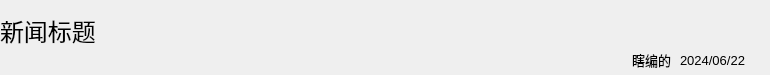
<?xml version="1.0" encoding="UTF-8"?>
<ui version="4.0">
 <class>NewsItemWidgetClass</class>
 <widget class="QWidget" name="NewsItemWidgetClass">
  <property name="geometry">
   <rect>
    <x>0</x>
    <y>0</y>
    <width>770</width>
    <height>75</height>
   </rect>
  </property>
  <property name="font">
   <font>
    <pointsize>18</pointsize>
   </font>
  </property>
  <property name="windowTitle">
   <string>NewsItemWidget</string>
  </property>
  <widget class="QLabel" name="lbl_title">
   <property name="geometry">
    <rect>
     <x>0</x>
     <y>10</y>
     <width>741</width>
     <height>41</height>
    </rect>
   </property>
   <property name="text">
    <string>新闻标题</string>
   </property>
  </widget>
  <widget class="QLabel" name="lbl_date">
   <property name="geometry">
    <rect>
     <x>680</x>
     <y>50</y>
     <width>81</width>
     <height>20</height>
    </rect>
   </property>
   <property name="font">
    <font>
     <pointsize>10</pointsize>
    </font>
   </property>
   <property name="text">
    <string>2024/06/22</string>
   </property>
  </widget>
  <widget class="QLabel" name="lbl_author">
   <property name="geometry">
    <rect>
     <x>530</x>
     <y>50</y>
     <width>141</width>
     <height>20</height>
    </rect>
   </property>
   <property name="font">
    <font>
     <pointsize>10</pointsize>
    </font>
   </property>
   <property name="text">
    <string>瞎编的</string>
   </property>
   <property name="alignment">
    <set>Qt::AlignmentFlag::AlignRight|Qt::AlignmentFlag::AlignTrailing|Qt::AlignmentFlag::AlignVCenter</set>
   </property>
  </widget>
 </widget>
 <layoutdefault spacing="6" margin="11"/>
 <resources/>
 <connections/>
</ui>
